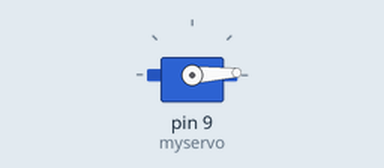
Recording of a sketch running on a simulated Arduino Uno, built with avr-gcc and run on an emulated ATmega328P. Shown: servo. What the sketch prints to the serial monitor is not drawn.

Above: at 0.05 s.
At 0.95 s:
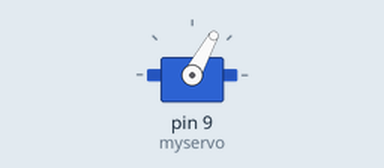
At 1.85 s:
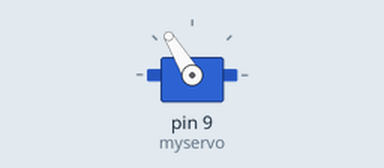
At 3.7 s:
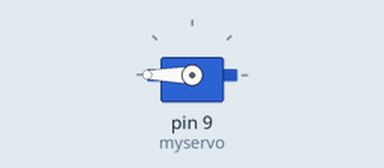
Timing chart, 0 to 8.5 s (numbered marks = the images above):
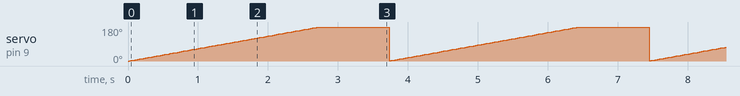

Measured:
- by itself, servo on pin 9 (myservo): ramps from 1° to 180° and jumps back, once every 3.7 s

The sketch:

Servo.ino
```cpp
#include <Servo.h>
Servo myservo;
int angulo = 0;
int led1=13;
int led2=12;
int led3=11;
void setup() {
	// put your setup code here, to run once:
	Serial.begin(9600);
	myservo.attach(9);
	myservo.write(angulo);
}

void loop() {
  // put your main code here, to run repeatedly:
  for(angulo = 0; angulo <= 180; angulo += 1)
  {
    myservo.write(angulo);
    if(angulo==45) {
    Serial.print('angulo:');

    Serial.print(angulo);

    digitalWrite(13,HIGH);
    }
    if(angulo==90) {
    Serial.print('angulo:');

    Serial.print(angulo);

    digitalWrite(12,HIGH);
    }
    if(angulo==180) {
    Serial.print('angulo:');

    Serial.print(angulo);

    digitalWrite(11,HIGH);
    delay(1000);
    digitalWrite(13,LOW);
    digitalWrite(12,LOW);
    digitalWrite(11,LOW);
    angulo=0;
    }

    delay(15);
  }
}
```
